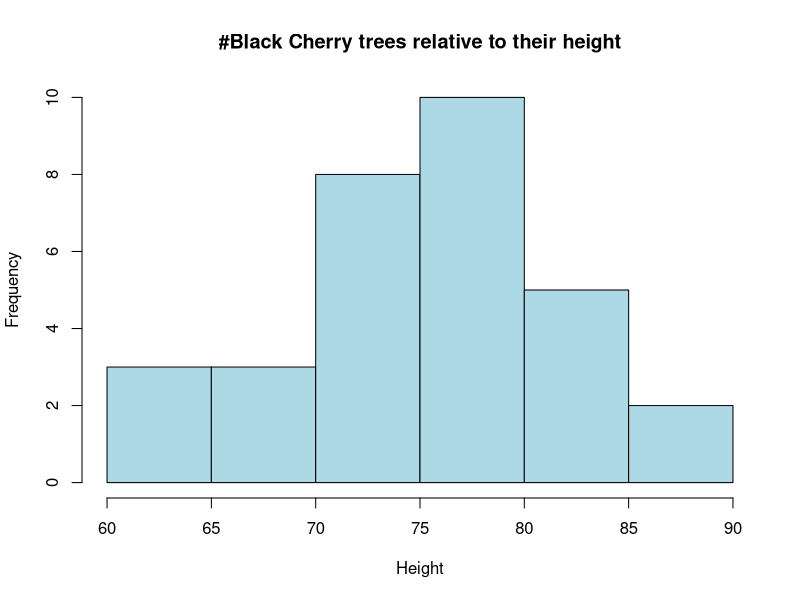

Write R code to recreate this figure.
## ---- chunk 1
library(datasets)
data(trees)
hist(trees$Height, xlab = 'Height', col = 'lightblue', main = '#Black Cherry trees relative to their height')
